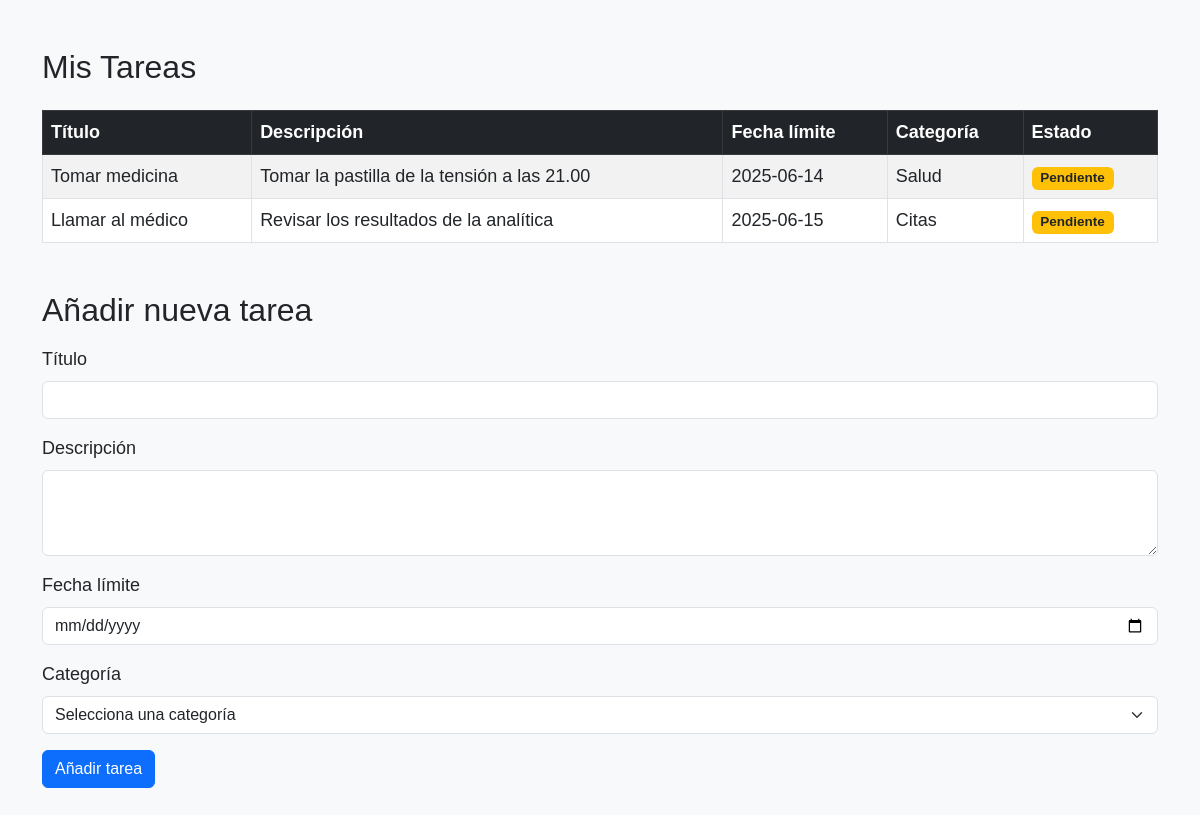
The page / (signed in) on the database its author committed.
### tables this page shows
CREATE TABLE IF NOT EXISTS todos (
    id INT AUTO_INCREMENT PRIMARY KEY,
    user_id INT NOT NULL,
    category_id INT DEFAULT NULL,
    title VARCHAR(255) NOT NULL,
    description TEXT,
    due_date DATE,
    completed TINYINT(1) DEFAULT 0,
    created_at TIMESTAMP DEFAULT CURRENT_TIMESTAMP,
    FOREIGN KEY (user_id) REFERENCES users(id) ON DELETE CASCADE,
    FOREIGN KEY (category_id) REFERENCES categories(id) ON DELETE SET NULL
);

CREATE TABLE IF NOT EXISTS categories (
    id INT AUTO_INCREMENT PRIMARY KEY,
    name VARCHAR(50) NOT NULL UNIQUE
);

### src/controllers/todo_controller.php (called while the page is built, shortened)
<?php
require_once __DIR__ . '/../models/Todo.php';
class TodoController
{
    private $todoModel;
    public function __construct($pdo)
    {
        $this->todoModel = new Todo($pdo);
    }
    public function index($userId)
    {
        $todos = $this->todoModel->getTodosByUser($userId);
        include __DIR__ . '/../views/todo_list.php';
    }
}

### public/index.php (called while the page is built, shortened)
<?php
require_once __DIR__ . '/../config/database.php';
require_once __DIR__ . '/../src/controllers/todo_controller.php';
$controller = new TodoController($pdo);
$controller->index($_SESSION['user_id']);

### src/models/Todo.php (called while the page is built, shortened)
<?php
class Todo
{
    private $pdo;
    public function __construct($pdo)
    {
        $this->pdo = $pdo;
    }
    public function getTodosByUser($userId)
    {
        $stmt = $this->pdo->prepare("
            SELECT todos.*, categories.name AS category_name
            FROM todos
            LEFT JOIN categories ON todos.category_id = categories.id
            WHERE user_id = ?
            ORDER BY due_date ASC
        ");
        $stmt->execute([$userId]);
        return $stmt->fetchAll();
    }
}

### src/views/todo_list.php (the view, shortened to what this page needs)
<!DOCTYPE html>
<html lang="es">
<head>
    <link href="https://cdn.jsdelivr.net/npm/bootstrap@5.3.0/dist/css/bootstrap.min.css" rel="stylesheet">
    <link rel="stylesheet" href="../public/styles/index.css">
</head>
<body>
<div class="container my-5">
    <h2 class="mb-4">Mis Tareas</h2>
    <?php if (empty($todos)): ?>
        <p>No tienes tareas todavía.</p>
    <?php else: ?>
        <table class="table table-striped table-bordered align-middle">
            <thead class="table-dark">
                <tr>
                    <th>Título</th>
                    <th>Descripción</th>
                    <th>Fecha límite</th>
                    <th>Categoría</th>
                    <th>Estado</th>
                </tr>
            </thead>
            <tbody>
                <?php foreach ($todos as $todo): ?>
                    <tr>
                        <td><?= htmlspecialchars($todo['title']) ?></td>
                        <td><?= nl2br(htmlspecialchars($todo['description'])) ?></td>
                        <td><?= htmlspecialchars($todo['due_date']) ?></td>
                        <td><?= htmlspecialchars($todo['category_name'] ?? 'Sin categoría') ?></td>
                        <td>
                            <?php if ($todo['completed']): ?>
                                <span class="badge bg-success">Completada</span>
                            <?php else: ?>
                                <span class="badge bg-warning text-dark">Pendiente</span>
                            <?php endif; ?>
                        </td>
                    </tr>
                <?php endforeach; ?>
            </tbody>
        </table>
    <?php endif; ?>
    <h2 class="mt-5 mb-3">Añadir nueva tarea</h2>
    <form method="POST" action="" novalidate id="todoForm">
    <div class="mb-3">
        <label for="title" class="form-label">Título</label>
        <input type="text" id="title" name="title" class="form-control" required>
    </div>
    <div class="mb-3">
        <label for="description" class="form-label">Descripción</label>
        <textarea id="description" name="description" class="form-control" rows="3"></textarea>
    </div>
    <div class="mb-3">
        <label for="due_date" class="form-label">Fecha límite</label>
        <input type="date" id="due_date" name="due_date" class="form-control" required>
    </div>
    <div class="mb-3">
        <label for="category_id" class="form-label">Categoría</label>
        <select id="category_id" name="category_id" class="form-select" required>
            <option value="">Selecciona una categoría</option>
        </select>
    </div>
    <button type="submit" name="todo_add" class="btn btn-primary">Añadir tarea</button>
</form>
</div>
</body>
</html>

### public/styles/index.css (style rules this page uses)
body { font-family: sans-serif; font-size: 18px; background: #f8f9fa; }
table { border-collapse: collapse; width: 100%; margin-top: 20px; }
th, td { padding: 10px; border-bottom: 1px solid #ccc; }
th { background: #e9ecef; }

### rows shown on the page
todos: title "Tomar medicina", description "Tomar la pastilla de la tensión a las 21.00", due_date "2025-06-14", category.name "Salud", completed "Pendiente"
todos: title "Llamar al médico", description "Revisar los resultados de la analítica", due_date "2025-06-15", category.name "Citas", completed "Pendiente"
